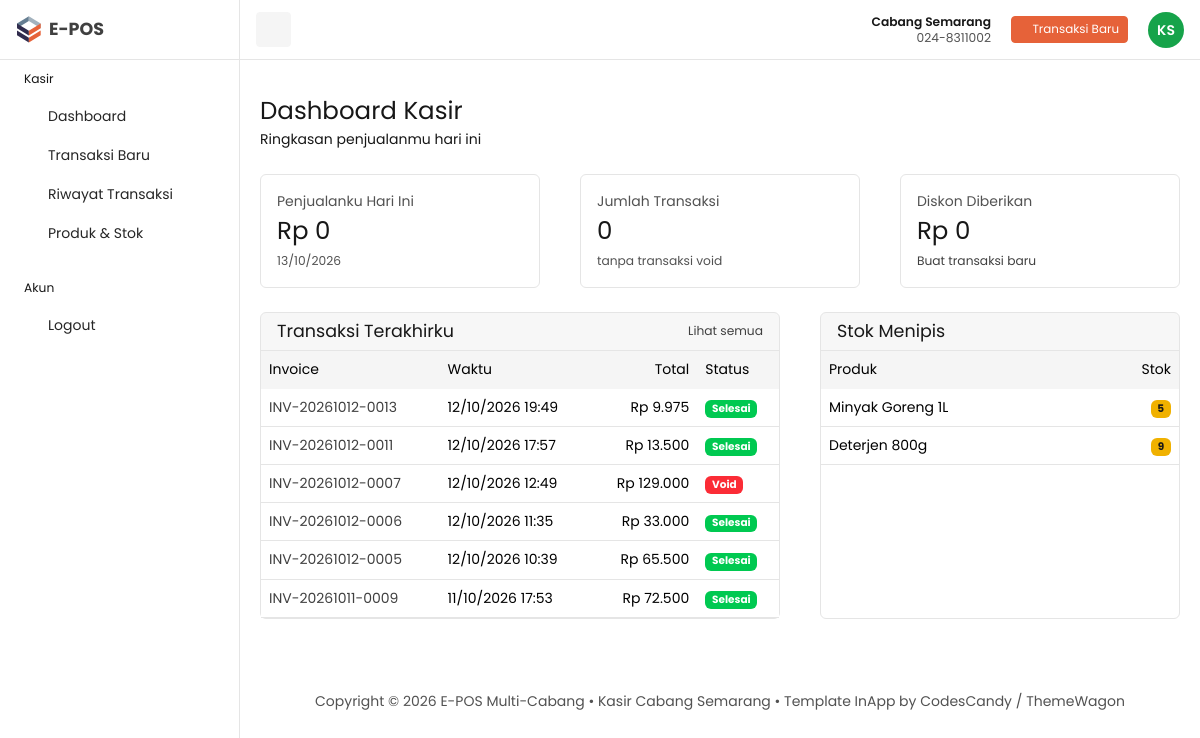
Screenshot of /kasir/index.php (signed in) with the database file from the repository.
### tables this page shows
CREATE TABLE `branches` (
  `id`          INT NOT NULL AUTO_INCREMENT,
  `nama_cabang` VARCHAR(100) NOT NULL,
  `alamat`      TEXT,
  `telepon`     VARCHAR(20) DEFAULT NULL,
  PRIMARY KEY (`id`)
);

CREATE TABLE `transactions` (
  `id`             INT NOT NULL AUTO_INCREMENT,
  `branch_id`      INT NOT NULL,
  `cashier_id`     INT NOT NULL,
  `invoice_number` VARCHAR(30) NOT NULL,
  `total_bayar`    DECIMAL(15,2) NOT NULL DEFAULT 0.00,
  `diskon`         DECIMAL(15,2) NOT NULL DEFAULT 0.00,
  `tanggal`        DATETIME NOT NULL DEFAULT CURRENT_TIMESTAMP,
  `status`         ENUM('selesai','menunggu_void','void') NOT NULL DEFAULT 'selesai',
  PRIMARY KEY (`id`),
  UNIQUE KEY `invoice_number` (`invoice_number`),
  KEY `fk_trx_branch` (`branch_id`),
  KEY `fk_trx_cashier` (`cashier_id`),
  KEY `idx_trx_tanggal` (`tanggal`),
  CONSTRAINT `fk_trx_branch`  FOREIGN KEY (`branch_id`)  REFERENCES `branches` (`id`),
  CONSTRAINT `fk_trx_cashier` FOREIGN KEY (`cashier_id`) REFERENCES `users` (`id`)
);

CREATE TABLE `products` (
  `id`          INT NOT NULL AUTO_INCREMENT,
  `branch_id`   INT NOT NULL,
  `nama_produk` VARCHAR(150) NOT NULL,
  `harga_jual`  DECIMAL(15,2) NOT NULL DEFAULT 0.00,
  `stok`        INT NOT NULL DEFAULT 0,
  PRIMARY KEY (`id`),
  KEY `fk_products_branch` (`branch_id`),
  CONSTRAINT `fk_products_branch` FOREIGN KEY (`branch_id`) REFERENCES `branches` (`id`)
);

### kasir/database/connection.php (called while the page is built, shortened)
<?php
require_once __DIR__ . '/../../login/database/cek_skema.php';
class Database
{
    private $host = "localhost";
    private $username = "root";
    private $password = "";
    private $database = "e-pos";
    public $conn;
    public function __construct()
    {
        try {
            $this->conn = new mysqli(
                $this->host,
                $this->username,
                $this->password,
                $this->database
            );
        } catch (mysqli_sql_exception $ex) {
            eposHentikan('Tidak bisa terhubung ke database "' . $this->database . '". (' . $ex->getMessage() . ')');
        }
        $this->conn->set_charset('utf8mb4');
        eposCekSkema($this->conn);
    }
}

### login/database/cek_skema.php (called while the page is built, shortened)
<?php
function eposCekSkema($conn)
{
    $cek = [
        'branches'            => 'id, nama_cabang, alamat, telepon',
        'users'               => 'id, nama, email, password, role, branch_id',
        'products'            => 'id, branch_id, nama_produk, harga_jual, stok',
        'transactions'        => 'id, branch_id, cashier_id, invoice_number, total_bayar, diskon, tanggal, status',
        'transaction_details' => 'id, transaction_id, product_id, jumlah, harga_satuan, subtotal',
    ];
    foreach ($cek as $tabel => $kolom) {
        try {
            $conn->query("SELECT $kolom FROM $tabel LIMIT 1");
        } catch (mysqli_sql_exception $ex) {
            eposHentikan("Tabel '$tabel' belum ada atau kolomnya tidak sesuai. (" . $ex->getMessage() . ')');
        }
    }
}

### kasir/function/kasir.php (called while the page is built, shortened)
<?php
require_once 'database/connection.php';
class Kasir
{
    private $conn;
    private $branch;
    private $uid;
    public function __construct($branch_id, $user_id)
    {
        $database = new Database();
        $this->conn = $database->conn;
        $this->branch = (int) $branch_id;
        $this->uid = (int) $user_id;
    }
    private function all($stmt)
    {
        $stmt->execute();
        return $stmt->get_result()->fetch_all(MYSQLI_ASSOC);
    }
    public function cabang()
    {
        $stmt = $this->conn->prepare("SELECT * FROM branches WHERE id = ?");
        $stmt->bind_param('i', $this->branch);
        $stmt->execute();
        return $stmt->get_result()->fetch_assoc();
    }
    public function stokMenipis($batas = 10)
    {
        $stmt = $this->conn->prepare(
            "SELECT nama_produk, stok FROM products
             WHERE branch_id = ? AND stok <= ? ORDER BY stok ASC LIMIT 6"
        );
        $stmt->bind_param('ii', $this->branch, $batas);
        return $this->all($stmt);
    }
    public function ringkasan($tanggal)
    {
        $stmt = $this->conn->prepare(
            "SELECT COUNT(*) AS jml_transaksi,
                    COALESCE(SUM(total_bayar), 0) AS total_penjualan,
                    COALESCE(SUM(diskon), 0) AS total_diskon
             FROM transactions
             WHERE branch_id = ? AND cashier_id = ? AND status <> 'void' AND DATE(tanggal) = ?"
        );
        $stmt->bind_param('iis', $this->branch, $this->uid, $tanggal);
        $stmt->execute();
        return $stmt->get_result()->fetch_assoc();
    }
    public function terbaru($limit = 6)
    {
        $stmt = $this->conn->prepare(
            "SELECT * FROM transactions
             WHERE branch_id = ? AND cashier_id = ? ORDER BY tanggal DESC, id DESC LIMIT ?"
        );
        $stmt->bind_param('iii', $this->branch, $this->uid, $limit);
        return $this->all($stmt);
    }
}

### kasir/pages/dashboard.php (the view, shortened to what this page needs)
<?php
$hariIni = date('Y-m-d');
$ring = $ksr->ringkasan($hariIni);
$terbaru = $ksr->terbaru(6);
$menipis = $ksr->stokMenipis(10);
?>
<div class="row">
    <div class="col-xl-4 col-md-6 mb-4">
        <div class="card h-100"><div class="card-body">
            <div class="d-flex justify-content-between">
                <div>
                    <p class="mb-1 text-secondary">Penjualanku Hari Ini</p>
                    <h3 class="mb-1"><?= rupiah($ring['total_penjualan']) ?></h3>
                    <small class="text-secondary"><?= e(date('d/m/Y')) ?></small>
                </div>
                <i class="ti ti-cash fs-2 text-primary"></i>
            </div>
        </div></div>
    </div>
    <div class="col-xl-4 col-md-6 mb-4">
        <div class="card h-100"><div class="card-body">
            <div class="d-flex justify-content-between">
                <div>
                    <p class="mb-1 text-secondary">Jumlah Transaksi</p>
                    <h3 class="mb-1"><?= (int) $ring['jml_transaksi'] ?></h3>
                    <small class="text-secondary">tanpa transaksi void</small>
                </div>
                <i class="ti ti-receipt fs-2 text-primary"></i>
            </div>
        </div></div>
    </div>
    <div class="col-xl-4 col-md-12 mb-4">
        <div class="card h-100"><div class="card-body">
            <div class="d-flex justify-content-between">
                <div>
                    <p class="mb-1 text-secondary">Diskon Diberikan</p>
                    <h3 class="mb-1"><?= rupiah($ring['total_diskon']) ?></h3>
                    <a href="index.php?page=baru" class="small">Buat transaksi baru</a>
                </div>
                <i class="ti ti-discount-2 fs-2 text-primary"></i>
            </div>
        </div></div>
    </div>
</div>
<div class="row">
    <div class="col-lg-7 mb-4">
        <div class="card h-100">
            <div class="card-header d-flex justify-content-between align-items-center">
                <h5 class="mb-0">Transaksi Terakhirku</h5>
                <a href="index.php?page=riwayat" class="small">Lihat semua</a>
            </div>
            <div class="table-responsive">
                <table class="table mb-0 text-nowrap">
                    <thead class="table-light border-light">
                        <tr><th>Invoice</th><th>Waktu</th><th class="text-end">Total</th><th>Status</th></tr>
                    </thead>
                    <tbody>
                        <?php foreach ($terbaru as $t) { ?>
                            <tr>
                                <td><a href="index.php?page=struk&id=<?= (int) $t['id'] ?>"><?= e($t['invoice_number']) ?></a></td>
                                <td><?= e(date('d/m/Y H:i', strtotime($t['tanggal']))) ?></td>
                                <td class="text-end"><?= rupiah($t['total_bayar']) ?></td>
                                <td><?= badgeStatus($t['status']) ?></td>
                            </tr>
                        <?php } ?>
                    </tbody>
                </table>
            </div>
        </div>
    </div>
    <div class="col-lg-5 mb-4">
        <div class="card h-100">
            <div class="card-header"><h5 class="mb-0">Stok Menipis</h5></div>
            <div class="table-responsive">
                <table class="table mb-0 text-nowrap">
                    <thead class="table-light border-light"><tr><th>Produk</th><th class="text-end">Stok</th></tr></thead>
                    <tbody>
                        <?php foreach ($menipis as $m) { ?>
                            <tr>
                                <td><?= e($m['nama_produk']) ?></td>
                                <td class="text-end"><span class="badge bg-warning text-dark"><?= (int) $m['stok'] ?></span></td>
                            </tr>
                        <?php } ?>
                    </tbody>
                </table>
            </div>
        </div>
    </div>
</div>

### kasir/index.php (shortened to what this page needs)
<?php
require_once 'function/guard.php';
require_once 'function/kasir.php';
$ksr = new Kasir($BRANCH_ID, $USER_ID);
$cabang = $ksr->cabang();
$page = isset($_GET['page']) ? $_GET['page'] : 'dashboard';
$judul = [
    'dashboard' => ['Dashboard Kasir', 'Ringkasan penjualanmu hari ini'],
    'baru'      => ['Transaksi Baru', 'Pilih produk, atur potongan, lalu simpan'],
    'riwayat'   => ['Riwayat Transaksi', 'Transaksi yang kamu catat'],
    'produk'    => ['Produk & Stok', 'Harga jual dan stok di ' . $cabang['nama_cabang']],
];
?>
<!DOCTYPE html>
<html lang="id">
<?php include 'partials/head.php' ?>
<body>
    <?php include 'components/topbar.php' ?>
    <?php include 'components/sidebar.php' ?>
    <main id="content" class="content py-10">
        <div class="container-fluid">
            <div class="row">
                <div class="col-12">
                    <div class="d-flex flex-column flex-md-row justify-content-between align-items-md-center mb-4 gap-3">
                        <div>
                            <h1 class="fs-3 mb-1"><?= e($judul[$page][0]) ?></h1>
                            <p class="mb-0"><?= e($judul[$page][1]) ?></p>
                        </div>
                    </div>
                </div>
            </div>
            <?php
            switch ($page) {
                case 'dashboard':
                    include 'pages/dashboard.php';
                    break;
            }
            ?>
            <?php include 'components/footer.php' ?>
        </div>
    </main>
</body>
</html>

### kasir/components/topbar.php (shortened to what this page needs)
<?php require_once __DIR__ . '/../../login/shared.php'; ?>
<nav id="topbar" class="navbar bg-white border-bottom fixed-top topbar px-3">
    <button id="toggleBtn" class="d-none d-lg-inline-flex btn btn-light btn-icon btn-sm ">
        <i class="ti ti-layout-sidebar-left-expand"></i>
    </button>
    <div>
        <ul class="list-unstyled d-flex align-items-center mb-0 gap-1">
            <li class="me-3 d-none d-md-block text-end lh-sm">
                <div class="small fw-semibold"><?= e($cabang['nama_cabang']) ?></div>
                <div class="small text-secondary"><?= e($cabang['telepon']) ?></div>
            </li>
            <li>
                <a class="btn btn-primary btn-sm" href="index.php?page=baru"><i class="ti ti-shopping-cart"></i> <span class="d-none d-sm-inline">Transaksi Baru</span></a>
            </li>
            <li class="ms-3 dropdown">
                <a href="#" role="button" data-bs-toggle="dropdown" aria-expanded="false">
                    <?= eposAvatar($_SESSION['user']['nama'], $_SESSION['user']['role'], 36) ?>
                </a>
            </li>
        </ul>
    </div>
</nav>

### kasir/function/guard.php (shortened to what this page needs)
<?php
$BRANCH_ID = (int) $_SESSION['user']['branch_id'];
$USER_ID = (int) $_SESSION['user']['id'];
function e($v)
{
    return htmlspecialchars((string) $v, ENT_QUOTES, 'UTF-8');
}
function rupiah($n)
{
    return 'Rp ' . number_format((float) $n, 0, ',', '.');
}
function badgeStatus($s)
{
    $map = [
        'selesai'       => ['bg-success', 'Selesai'],
        'menunggu_void' => ['bg-warning text-dark', 'Menunggu Void'],
        'void'          => ['bg-danger', 'Void'],
    ];
    $b = isset($map[$s]) ? $map[$s] : ['bg-secondary', $s];
    return '<span class="badge ' . $b[0] . '">' . $b[1] . '</span>';
}

### kasir/components/footer.php
<div class="row">
    <div class="col-12">
        <footer class="text-center py-2 mt-6 text-secondary ">
            <p class="mb-0">Copyright © <?= date('Y') ?> E-POS Multi-Cabang &bull; Kasir <?= e($cabang['nama_cabang']) ?> &bull; Template InApp by CodesCandy / ThemeWagon</p>
        </footer>
    </div>
</div>

### rows the page displays
branches: nama_cabang "Cabang Semarang", telepon "024-8311002", nama_cabang "Dashboard Kasir", nama_cabang "Ringkasan penjualanmu hari ini"
transactions: invoice_number "INV-20261012-0013", tanggal "12/10/2026 19:49", total_bayar "Rp 9.975", status "Selesai"
transactions: invoice_number "INV-20261012-0011", tanggal "12/10/2026 17:57", total_bayar "Rp 13.500", status "Selesai"
transactions: invoice_number "INV-20261012-0007", tanggal "12/10/2026 12:49", total_bayar "Rp 129.000", status "Void"
transactions: invoice_number "INV-20261012-0006", tanggal "12/10/2026 11:35", total_bayar "Rp 33.000", status "Selesai"
transactions: invoice_number "INV-20261012-0005", tanggal "12/10/2026 10:39", total_bayar "Rp 65.500", status "Selesai"
transactions: invoice_number "INV-20261011-0009", tanggal "11/10/2026 17:53", total_bayar "Rp 72.500", status "Selesai"
products: nama_produk "Minyak Goreng 1L", stok "5"
products: nama_produk "Deterjen 800g", stok "9"

### other values shown
$ini "KS"
rupiah($ring['total_penjualan']) "Rp 0"
$ring['jml_transaksi'] "0"
rupiah($ring['total_diskon']) "Rp 0"
